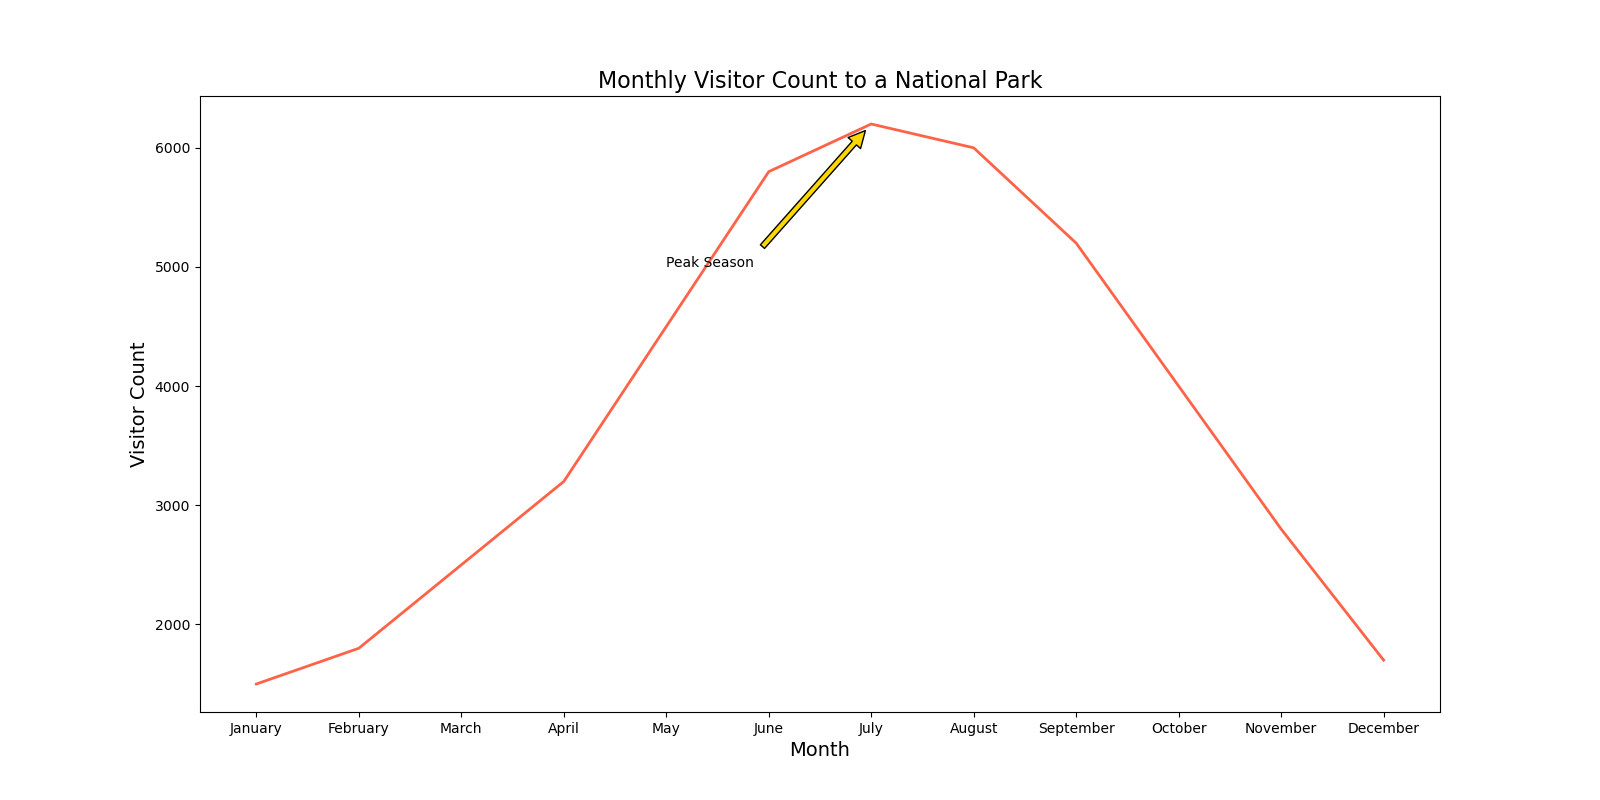

Reproduce this figure in Python.

import matplotlib.pyplot as plt

months = ['January', 'February', 'March', 'April', 'May', 'June', 
          'July', 'August', 'September', 'October', 'November', 'December']
visitor_count = [1500, 1800, 2500, 3200, 4500, 5800, 6200, 6000, 5200, 4000, 2800, 1700]

plt.figure(figsize=(16, 8))

plt.plot(months, visitor_count, color='#FF6347', linewidth=2)

plt.annotate('Peak Season', xy=('July', 6200), xytext=('May', 5000),
             arrowprops=dict(facecolor='#FFD700', shrink=0.05))

plt.title('Monthly Visitor Count to a National Park', fontsize=16)
plt.xlabel('Month', fontsize=14)
plt.ylabel('Visitor Count', fontsize=14)

plt.show()
